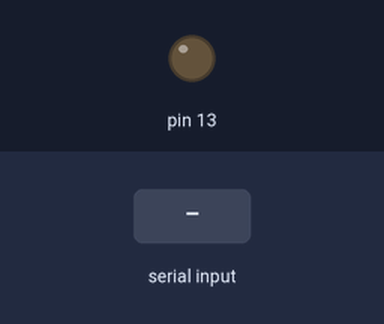
This sketch was run on a simulated Arduino Uno, built with avr-gcc and run on an emulated ATmega328P. Parts: output pins drawn as LEDs (lit = HIGH). The test bench sets the inputs (shaded band).

Above: at 1.2 s.
1.3 s: "l" received over Serial
At 1.8 s:
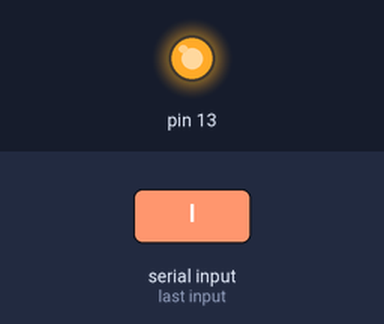
2.8 s: "o" received over Serial
At 4.2 s:
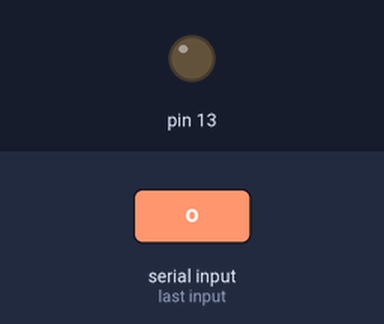
Timing chart, 0 to 5.8 s (numbered marks = the images above; inputs shaded):
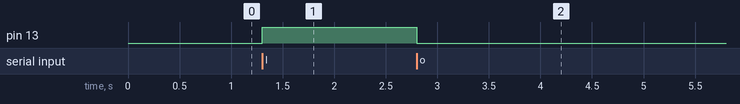

The sketch:

jarvis.ino
```cpp
#include <SimpleDHT.h>

char d;
#include "DHT.h"

#define DHTPIN 7

#define DHTTYPE DHT11

DHT dht(DHTPIN, DHTTYPE);


int PULSE_INPUT = 0;

void setup()
{
  Serial.begin(9600);
   pinMode(13, OUTPUT);

  dht.begin();
}

void loop() {
  if(Serial.available())
  {
    d=Serial.read();
  }
  if (d=='t')
  {

    byte humidity = dht.readHumidity();
    byte temperature = dht.readTemperature();
    Serial.println(temperature);
    Serial.println(humidity);
    delay(1500);
  }
  if (d=='a')
  {
    int myBPM = analogRead(PULSE_INPUT);
    int npulse = myBPM/4;
      Serial.println(npulse);
      delay(1000);
  }
  if (d=='l')
  {
    digitalWrite(13, HIGH);
  }
  if (d=='o')
  {
    digitalWrite(13,LOW);
  }
}
```

Measured:
- after the input at 1.3 s, pin 13: LOW → HIGH at once
- after the input at 2.8 s, pin 13: HIGH → LOW at once
